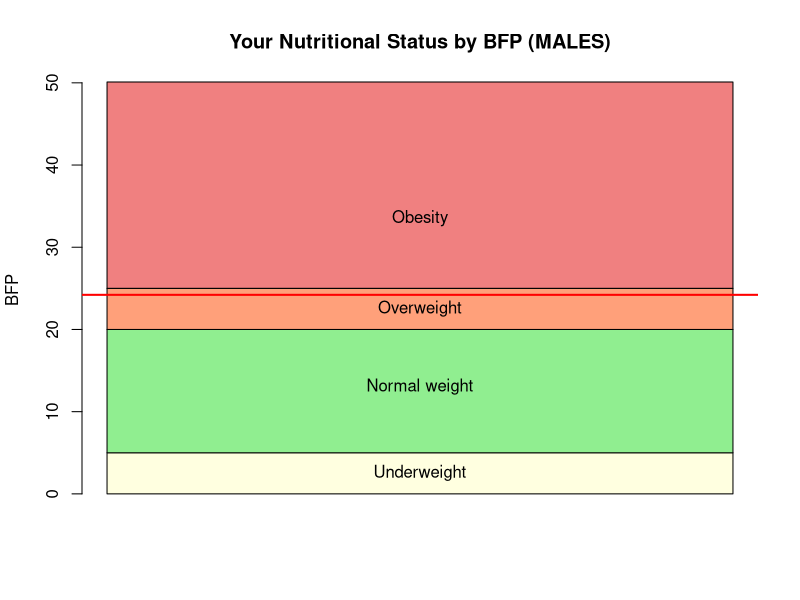

Generate this figure with R:
## ---- chunk 1
library (Hmisc)
Vec <- seq (from = 0, to = 50, by = 0.1); dat <- data.frame (Vec = Vec)
pointsMale <- c (5, 20, 25)    # cutoff points for BFP, male
dat$categoryMal <- factor (cut2 (dat$Vec, pointsMale), labels= c("Underweight", "Normal weight", "Overweight", "Obesity"))
age <- 51; gender <- 0; height<- 1.75; weight=75 # gender: 0 = male, 1 = female
BMIO <- round (weight/height^2, 1)
BFP <- (-44.988)+(0.503*age)+(10.689*gender)+(3.172*BMIO)-(0.026*BMIO^2)+
 (0.181*BMIO*gender)-(0.02*BMIO*age)-(0.005*BMIO^2*gender)+(0.00021*BMIO^2*age)
paste ("Your BMI is:", BMIO)
paste ("Your BFP is:", BFP)
## ---- chunk 2
barplot(as.matrix(table(dat$categoryMal)), col= c("lightyellow", "lightgreen", "lightsalmon", "lightcoral"), beside = FALSE, axes = FALSE, 
   main="Your Nutritional Status by BFP (MALES)", ylab = "BFP")
 axis(side = 2, at = c(0, 100, 200, 300, 400, 500),labels = c("0", "10", "20", "30", "40", "50"))
 text (x=0.7, y=25, "Underweight"); text (x=0.7, y=130, "Normal weight")
 text (x=0.7, y=225, "Overweight"); text (x=0.7, y=335, "Obesity")
abline (h=BFP*10, col="red", lwd=2)
